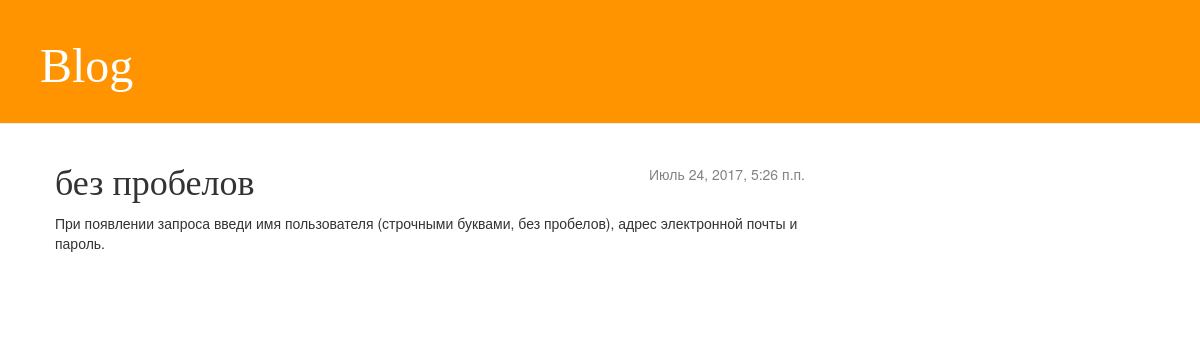
Page /post/6/ on the committed database.
### blog/models.py (models this page shows, shortened)
class Post(models.Model):
    author = models.ForeignKey('auth.User')
    title = models.CharField(max_length=200)
    text = models.TextField()
    created_date = models.DateTimeField(default=timezone.now())
    published_date = models.DateTimeField(blank=True, null=True)

### blog/views.py (the view)
# urls.py: url(r'^post/(?P<pk>[0-9]+)/$', views.post_detail, name='post_detail'),
def post_detail(request, pk):
    post = get_object_or_404(Post, pk=pk)
    return render(request, 'blog/post_detail.html', {'post': post})

### blog/templates/blog/post_detail.html
{% extends 'blog/base.html' %}
{% block content %}
    <div class="post">
        {% if post.published_date %}
            <div class="date">
                {{ post.published_date }}
            </div>
        {% endif %}
        <h1>{{ post.title }}</h1>
        <p>{{ post.text|linebreaksbr }}</p>
    </div>
{% endblock %}

### blog/static/css/blog.css (style rules this page uses)
h1, h2, h3, h4 { font-family: 'Lobster', cursive; }
.date { float: right; color: #828282; }
.post { margin-bottom: 70px; }

### rows in the picture
Post: published_date "Июль 24, 2017, 5:26 п.п.", title "без пробелов", text "При появлении запроса введи имя пользователя (строчными буквами, без пробелов), адрес электронной почты и пароль."
